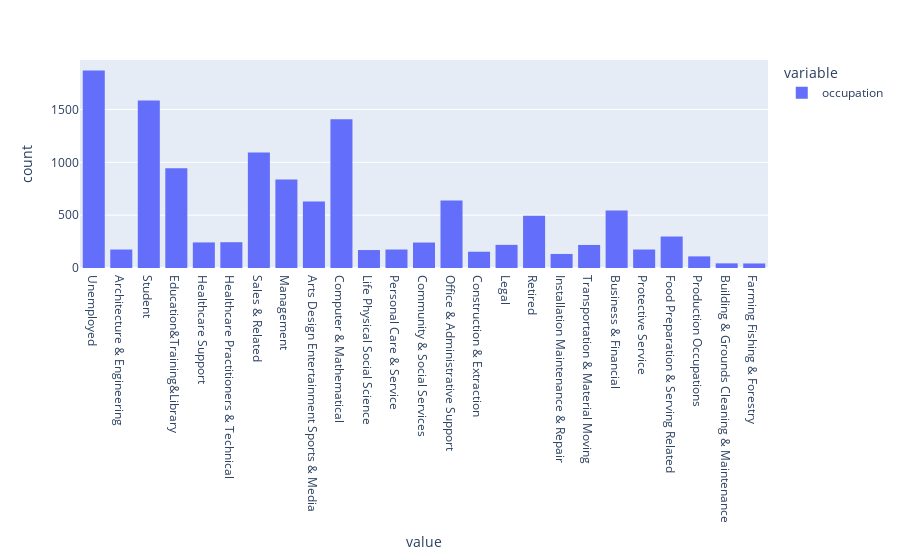

The notebook cell this image was saved under:
### Code cell
fig = px.histogram(data['occupation'])
fig.show()

### Figure 1 — Plotly figure (JSON) as saved in the notebook; plotly's stock layout.template omitted (floating-point values rounded to 4 significant figures; data arrays with more than 128 entries replaced by an {"elided": "..."} marker saying what was removed)
{"data": [{"alignmentgroup": "True", "bingroup": "x", "hovertemplate": "variable=occupation<br>value=%{x}<br>count=%{y}<extra></extra>", "legendgroup": "occupation", "marker": {"color": "#636efa", "pattern": {"shape": ""}}, "name": "occupation", "offsetgroup": "occupation", "orientation": "v", "showlegend": true, "type": "histogram", "x": {"elided": "12684 str values"}, "xaxis": "x", "yaxis": "y"}], "layout": {"barmode": "relative", "legend": {"title": {"text": "variable"}, "tracegroupgap": 0}, "margin": {"t": 60}, "xaxis": {"anchor": "y", "domain": [0, 1], "title": {"text": "value"}}, "yaxis": {"anchor": "x", "domain": [0, 1], "title": {"text": "count"}}}}
